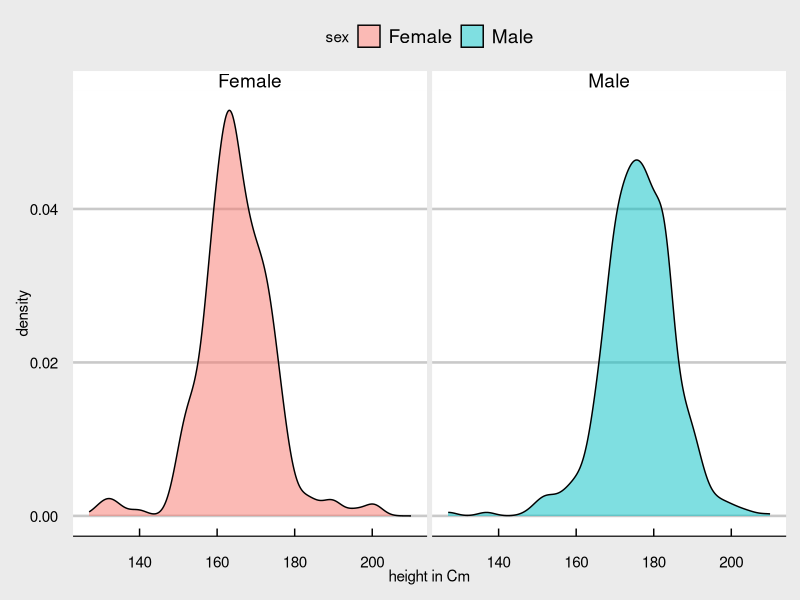
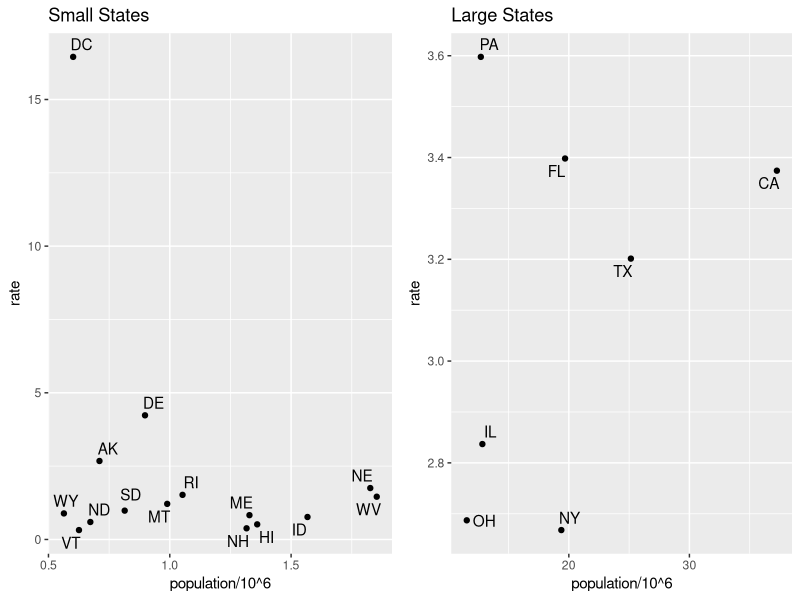

Recreate these plots in R, in order.
library(dplyr)
library(ggplot2)
library(dslabs)
data("heights")
p<-heights%>%ggplot(aes(x=height*2.54,fill=sex))+
geom_density(alpha=0.5)+
labs(x="height in Cm",y="density")+
facet_grid(~sex)+ theme_bw()

library(gridExtra)
library(ggthemes)
p+theme_economist_white()

#******
library(dplyr)
library(ggplot2)
library(dslabs)
library(ggrepel)
library(gridExtra)
data("murders")
p1 <- murders %>%
  mutate(rate = total/population*10^5) %>%
  filter(population < 2*10^6) %>%
  ggplot(aes(population/10^6, rate, label = abb)) +
  geom_point(size=1.5)+
  geom_text_repel() +
  ggtitle("Small States")

p2 <- murders %>%
  mutate(rate = total/population*10^5) %>%
  filter(population > 10*10^6) %>%
  ggplot(aes(population/10^6, rate, label = abb)) +
  geom_point(size=1.5)+
  geom_text_repel() +
  ggtitle("Large States")

grid.arrange(p1, p2, ncol = 2)
